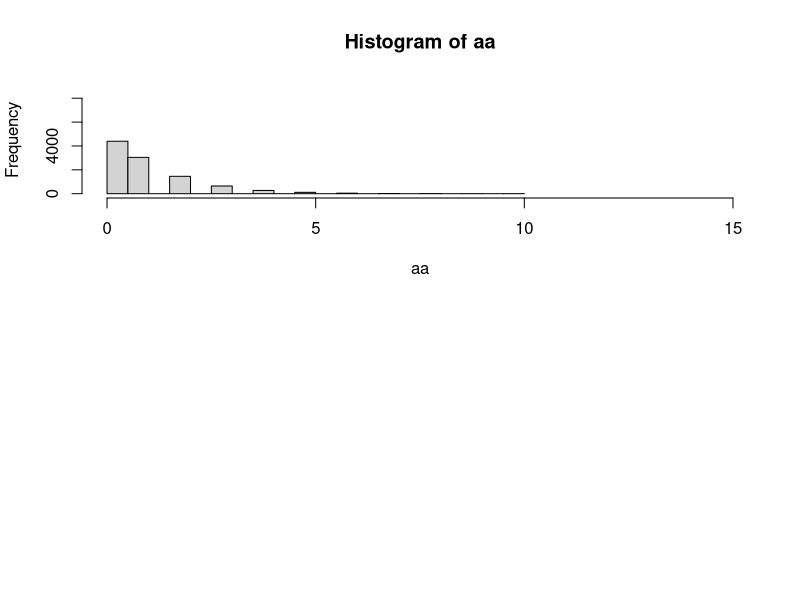

Recreate this plot in R. (Note: this script raises an error after producing the figure.)
?rpois
?rnbinom
aa<-rnbinom(n=10000,size=2,mu=1)
bb<-rnbinom(n=10000,size=0.00000,mu=1)

#bb<-rpois(n=10000,lambda=1)
par(mfrow=c(2,1))
hist(aa,xlim=c(0,15),ylim=c(0,9000),breaks=30)
hist(bb,xlim=c(0,15),ylim=c(0,9000),breaks=30)
mean(aa)
mean(bb)

bb<-rpois(n=100,lambda=1)
sum(bb)

#a log normal distribution of site sizes, with the total area = 100
sizes<-rlnorm(n=100,mean=0,sd=1)
sizes<-sizes/(sum(sizes))*100
radii<-sqrt(sizes/pi)

#blocks are ordered from 1 to 100, each representing a 10 x 10 space in the landscape
#1 to 10 correspond with x=0,x=10,x=20, etc along the x
#11 is x=0,y=10 in bottom left corner, etc.
#start with Poisson

#sites<-rpois(n=100,lambda=1)

#then negative binomial
sites<-rnbinom(n=100,size=.5,mu=1)

tmp<-sum(sites)
loc.x<-rep(0,100)
loc.y<-rep(0,100)
site.rad<-rep(0,100)


#this code adds/reduces the number of sites so that there are exactly 100 sites
if (tmp < 100) {
  tmp2<-100-tmp
  while (tmp2!=0) {
     aa<-runif(n=1,min=1,max=100)
     sites[aa]<-sites[aa]+1
     tmp<-sum(sites)
     tmp2<-100-tmp
     print(tmp2)
  }
}
if (tmp>100) {
    tmp2<-tmp-100
  while (tmp2!=0) {
    aa<- runif(n=1,min=1,max=100)
    if(sites[aa]>0) {
      sites[aa]<-sites[aa]-1}
    tmp<-sum(sites)
    tmp2<-tmp-100
    print(tmp2)
  }
}

block<-1
site.counter<-1
for (i in 0:9) {  #each y
  for (j in 0:9) { #each x
    if (sites[block]>0) {
      for (k in 1:sites[block]) {
      fit<-0
      to.exit<-0
      while (fit==0) {
          if(to.exit==0) {
             tmpi<-i*10+sample(1:9,size=1)
             tmpj<-j*10+sample(1:9,size=1)
          }
          else {
             tmpi<-tmpi+rnorm(n=1,mean=0,sd=2)
             tmpj<-tmpj+rnorm(n=1,mean=0,sd=2) }
        tmprad<-radii[site.counter]
        print(tmpi)

        dis.x<-(loc.x-tmpi)^2
        dis.y<-(loc.y-tmpj)^2
        dis<-(dis.x+dis.y)^.5-site.rad
        if (min(dis)>tmprad) {fit<-1
          } else { to.exit<-1}
       }
        
      loc.x[site.counter]<-tmpi
      loc.y[site.counter]<-tmpj
      site.rad[site.counter]<-radii[site.counter]
      site.counter<-site.counter+1
    }
  }
  block<-block+1
}
}

      windows()
plot(loc.x,loc.y)
labs<-as.character(round(site.rad,1))
text(loc.x,loc.y,labels=labs)

dis.tmp<-c();dis.tmp<-rep(NA,100*100);dim(dis.tmp)<-c(100,100)
  for (i in 1:100) {
    for (j in 1:100) {
       dis.tmp[i,j]<-sqrt((loc.x[i]-loc.x[j])^2+(loc.y[i]-loc.y[j])^2)-site.rad[i]-site.rad[j]
        if (i==j) {dis.tmp[i,j]<-100}
     }}
dis.tmp[1:12,1:12]
min(dis.tmp)


    
  

